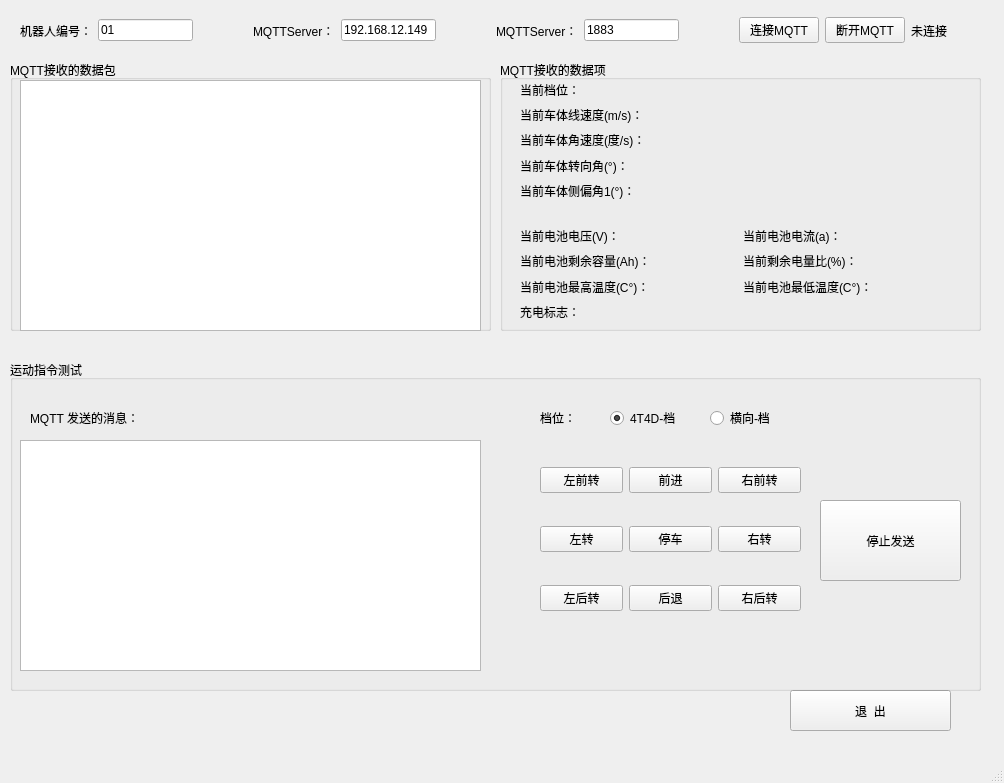
<?xml version="1.0" encoding="UTF-8"?>
<ui version="4.0">
 <class>MainWindow</class>
 <widget class="QMainWindow" name="MainWindow">
  <property name="geometry">
   <rect>
    <x>0</x>
    <y>0</y>
    <width>1004</width>
    <height>783</height>
   </rect>
  </property>
  <property name="windowTitle">
   <string>FW-01底盘 CAN协议</string>
  </property>
  <widget class="QWidget" name="centralwidget">
   <widget class="QPushButton" name="btnExit">
    <property name="geometry">
     <rect>
      <x>790</x>
      <y>690</y>
      <width>161</width>
      <height>41</height>
     </rect>
    </property>
    <property name="text">
     <string>退  出</string>
    </property>
   </widget>
   <widget class="QGroupBox" name="groupBox">
    <property name="geometry">
     <rect>
      <x>10</x>
      <y>360</y>
      <width>971</width>
      <height>331</height>
     </rect>
    </property>
    <property name="title">
     <string>运动指令测试</string>
    </property>
    <widget class="QPushButton" name="btn_StopCmd">
     <property name="geometry">
      <rect>
       <x>810</x>
       <y>140</y>
       <width>141</width>
       <height>81</height>
      </rect>
     </property>
     <property name="text">
      <string>停止发送</string>
     </property>
    </widget>
    <widget class="QWidget" name="gridLayoutWidget">
     <property name="geometry">
      <rect>
       <x>530</x>
       <y>80</y>
       <width>261</width>
       <height>201</height>
      </rect>
     </property>
     <layout class="QGridLayout" name="gridLayout">
      <item row="1" column="2">
       <widget class="QPushButton" name="btn_TurnRight">
        <property name="text">
         <string>右转</string>
        </property>
       </widget>
      </item>
      <item row="1" column="0">
       <widget class="QPushButton" name="btn_TurnLeft">
        <property name="text">
         <string>左转</string>
        </property>
       </widget>
      </item>
      <item row="1" column="1">
       <widget class="QPushButton" name="btn_Stop">
        <property name="text">
         <string>停车</string>
        </property>
       </widget>
      </item>
      <item row="2" column="1">
       <widget class="QPushButton" name="btn_GoBack">
        <property name="text">
         <string>后退</string>
        </property>
       </widget>
      </item>
      <item row="0" column="1">
       <widget class="QPushButton" name="btn_GoForward">
        <property name="text">
         <string>前进</string>
        </property>
       </widget>
      </item>
      <item row="0" column="2">
       <widget class="QPushButton" name="btn_HeadRight">
        <property name="text">
         <string>右前转</string>
        </property>
       </widget>
      </item>
      <item row="0" column="0">
       <widget class="QPushButton" name="btn_HeadLeft">
        <property name="text">
         <string>左前转</string>
        </property>
       </widget>
      </item>
      <item row="2" column="0">
       <widget class="QPushButton" name="btn_BackLeft">
        <property name="text">
         <string>左后转</string>
        </property>
       </widget>
      </item>
      <item row="2" column="2">
       <widget class="QPushButton" name="btn_BackRight">
        <property name="text">
         <string>右后转</string>
        </property>
       </widget>
      </item>
     </layout>
    </widget>
    <widget class="QRadioButton" name="Radio_Gear_4T4D">
     <property name="geometry">
      <rect>
       <x>600</x>
       <y>50</y>
       <width>89</width>
       <height>16</height>
      </rect>
     </property>
     <property name="text">
      <string>4T4D-档</string>
     </property>
     <property name="checked">
      <bool>true</bool>
     </property>
    </widget>
    <widget class="QRadioButton" name="Radio_Gear_Side">
     <property name="geometry">
      <rect>
       <x>700</x>
       <y>50</y>
       <width>89</width>
       <height>16</height>
      </rect>
     </property>
     <property name="text">
      <string>横向-档</string>
     </property>
    </widget>
    <widget class="QListWidget" name="lvSendMsg">
     <property name="geometry">
      <rect>
       <x>10</x>
       <y>80</y>
       <width>461</width>
       <height>231</height>
      </rect>
     </property>
     <property name="styleSheet">
      <string notr="true">font: 12pt &quot;Adobe Arabic&quot;;</string>
     </property>
    </widget>
    <widget class="QLabel" name="label">
     <property name="geometry">
      <rect>
       <x>20</x>
       <y>50</y>
       <width>131</width>
       <height>16</height>
      </rect>
     </property>
     <property name="text">
      <string>MQTT 发送的消息：</string>
     </property>
    </widget>
    <widget class="QLabel" name="label_5">
     <property name="geometry">
      <rect>
       <x>530</x>
       <y>50</y>
       <width>61</width>
       <height>16</height>
      </rect>
     </property>
     <property name="text">
      <string>档位：</string>
     </property>
    </widget>
   </widget>
   <widget class="QGroupBox" name="groupBox_2">
    <property name="geometry">
     <rect>
      <x>10</x>
      <y>60</y>
      <width>481</width>
      <height>271</height>
     </rect>
    </property>
    <property name="title">
     <string>MQTT接收的数据包</string>
    </property>
    <widget class="QListWidget" name="lvRevMsg">
     <property name="geometry">
      <rect>
       <x>10</x>
       <y>20</y>
       <width>461</width>
       <height>251</height>
      </rect>
     </property>
     <property name="styleSheet">
      <string notr="true">font: 12pt &quot;Adobe Arabic&quot;;</string>
     </property>
    </widget>
   </widget>
   <widget class="QGroupBox" name="groupBox_3">
    <property name="geometry">
     <rect>
      <x>500</x>
      <y>60</y>
      <width>481</width>
      <height>271</height>
     </rect>
    </property>
    <property name="title">
     <string>MQTT接收的数据项</string>
    </property>
    <widget class="QWidget" name="gridLayoutWidget_2">
     <property name="geometry">
      <rect>
       <x>20</x>
       <y>20</y>
       <width>440</width>
       <height>241</height>
      </rect>
     </property>
     <layout class="QGridLayout" name="gridLayout_2">
      <item row="7" column="1">
       <widget class="QLabel" name="lb_battery_remaining_capacity">
        <property name="text">
         <string>当前电池剩余容量(Ah)：</string>
        </property>
       </widget>
      </item>
      <item row="8" column="1">
       <widget class="QLabel" name="lb_battery_max_temperature">
        <property name="text">
         <string>当前电池最高温度(C°)：</string>
        </property>
       </widget>
      </item>
      <item row="6" column="1">
       <widget class="QLabel" name="lb_battery_voltage">
        <property name="text">
         <string>当前电池电压(V)：</string>
        </property>
       </widget>
      </item>
      <item row="2" column="1">
       <widget class="QLabel" name="lb_Angular_Velocity">
        <property name="text">
         <string>当前车体角速度(度/s)：</string>
        </property>
       </widget>
      </item>
      <item row="9" column="1">
       <widget class="QLabel" name="lb_battery_is_charging">
        <property name="text">
         <string>充电标志：</string>
        </property>
       </widget>
      </item>
      <item row="4" column="1">
       <widget class="QLabel" name="lb_SideSlip">
        <property name="text">
         <string>当前车体侧偏角1(°)：</string>
        </property>
       </widget>
      </item>
      <item row="6" column="2">
       <widget class="QLabel" name="lb_battery_current">
        <property name="text">
         <string>当前电池电流(a)：</string>
        </property>
       </widget>
      </item>
      <item row="8" column="2">
       <widget class="QLabel" name="lb_battery_min_temperature">
        <property name="text">
         <string>当前电池最低温度(C°)：</string>
        </property>
       </widget>
      </item>
      <item row="7" column="2">
       <widget class="QLabel" name="lb_battery_soc_percent">
        <property name="text">
         <string>当前剩余电量比(%)：</string>
        </property>
       </widget>
      </item>
      <item row="1" column="1">
       <widget class="QLabel" name="lb_Speed">
        <property name="text">
         <string>当前车体线速度(m/s)：</string>
        </property>
       </widget>
      </item>
      <item row="5" column="2">
       <spacer name="horizontalSpacer_2">
        <property name="orientation">
         <enum>Qt::Horizontal</enum>
        </property>
        <property name="sizeHint" stdset="0">
         <size>
          <width>40</width>
          <height>20</height>
         </size>
        </property>
       </spacer>
      </item>
      <item row="5" column="1">
       <spacer name="horizontalSpacer">
        <property name="orientation">
         <enum>Qt::Horizontal</enum>
        </property>
        <property name="sizeHint" stdset="0">
         <size>
          <width>40</width>
          <height>20</height>
         </size>
        </property>
       </spacer>
      </item>
      <item row="0" column="1">
       <widget class="QLabel" name="lb_Gear">
        <property name="text">
         <string>当前档位：</string>
        </property>
       </widget>
      </item>
      <item row="3" column="1">
       <widget class="QLabel" name="lb_Steer">
        <property name="text">
         <string>当前车体转向角(°)：</string>
        </property>
       </widget>
      </item>
     </layout>
    </widget>
   </widget>
   <widget class="QWidget" name="horizontalLayoutWidget_2">
    <property name="geometry">
     <rect>
      <x>20</x>
      <y>10</y>
      <width>961</width>
      <height>41</height>
     </rect>
    </property>
    <layout class="QHBoxLayout" name="horizontalLayout_2">
     <item>
      <widget class="QLabel" name="label_4">
       <property name="text">
        <string>机器人编号：</string>
       </property>
      </widget>
     </item>
     <item>
      <widget class="QLineEdit" name="lineEdit_RobotID">
       <property name="text">
        <string>01</string>
       </property>
      </widget>
     </item>
     <item>
      <spacer name="horizontalSpacer_6">
       <property name="orientation">
        <enum>Qt::Horizontal</enum>
       </property>
       <property name="sizeHint" stdset="0">
        <size>
         <width>40</width>
         <height>20</height>
        </size>
       </property>
      </spacer>
     </item>
     <item>
      <spacer name="horizontalSpacer_3">
       <property name="orientation">
        <enum>Qt::Horizontal</enum>
       </property>
       <property name="sizeHint" stdset="0">
        <size>
         <width>40</width>
         <height>20</height>
        </size>
       </property>
      </spacer>
     </item>
     <item>
      <widget class="QLabel" name="label_2">
       <property name="text">
        <string>MQTTServer：</string>
       </property>
      </widget>
     </item>
     <item>
      <widget class="QLineEdit" name="lineEdit_MQTTServer">
       <property name="maximumSize">
        <size>
         <width>108</width>
         <height>16777215</height>
        </size>
       </property>
       <property name="text">
        <string>192.168.12.149</string>
       </property>
      </widget>
     </item>
     <item>
      <spacer name="horizontalSpacer_4">
       <property name="orientation">
        <enum>Qt::Horizontal</enum>
       </property>
       <property name="sizeHint" stdset="0">
        <size>
         <width>40</width>
         <height>20</height>
        </size>
       </property>
      </spacer>
     </item>
     <item>
      <spacer name="horizontalSpacer_7">
       <property name="orientation">
        <enum>Qt::Horizontal</enum>
       </property>
       <property name="sizeHint" stdset="0">
        <size>
         <width>40</width>
         <height>20</height>
        </size>
       </property>
      </spacer>
     </item>
     <item>
      <widget class="QLabel" name="label_3">
       <property name="text">
        <string>MQTTServer：</string>
       </property>
      </widget>
     </item>
     <item>
      <widget class="QLineEdit" name="lineEdit_MQTTPort">
       <property name="text">
        <string>1883</string>
       </property>
      </widget>
     </item>
     <item>
      <spacer name="horizontalSpacer_8">
       <property name="orientation">
        <enum>Qt::Horizontal</enum>
       </property>
       <property name="sizeHint" stdset="0">
        <size>
         <width>40</width>
         <height>20</height>
        </size>
       </property>
      </spacer>
     </item>
     <item>
      <spacer name="horizontalSpacer_5">
       <property name="orientation">
        <enum>Qt::Horizontal</enum>
       </property>
       <property name="sizeHint" stdset="0">
        <size>
         <width>40</width>
         <height>20</height>
        </size>
       </property>
      </spacer>
     </item>
     <item>
      <widget class="QPushButton" name="btn_MQTT_Connect">
       <property name="text">
        <string>连接MQTT</string>
       </property>
      </widget>
     </item>
     <item>
      <widget class="QPushButton" name="btn_MQTT_Disconnect">
       <property name="text">
        <string>断开MQTT</string>
       </property>
      </widget>
     </item>
     <item>
      <widget class="QLabel" name="lb_ConnectStatus">
       <property name="text">
        <string>未连接          </string>
       </property>
      </widget>
     </item>
    </layout>
   </widget>
  </widget>
  <widget class="QMenuBar" name="menubar">
   <property name="geometry">
    <rect>
     <x>0</x>
     <y>0</y>
     <width>1004</width>
     <height>26</height>
    </rect>
   </property>
  </widget>
  <widget class="QStatusBar" name="statusbar"/>
 </widget>
 <resources/>
 <connections/>
</ui>
